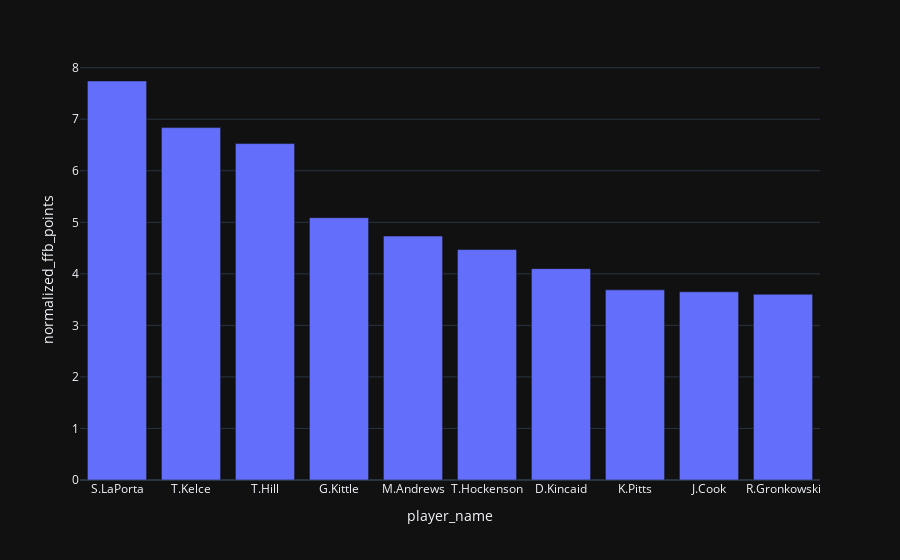

Notebook code cell kept with this figure:
### Code cell
fig = px.bar(normalize[normalize['position'] == 'TE'].sort_values(by='normalized_ffb_points', ascending=False).head(10), x='player_name', y='normalized_ffb_points')
display(fig.show())

### Figure 1 — Plotly figure (JSON) as saved in the notebook; plotly's stock layout.template omitted (floating-point values rounded to 4 significant figures)
{"data": [{"alignmentgroup": "True", "hovertemplate": "player_name=%{x}<br>normalized_ffb_points=%{y}<extra></extra>", "legendgroup": "", "marker": {"color": "#636efa", "pattern": {"shape": ""}}, "name": "", "offsetgroup": "", "orientation": "v", "showlegend": false, "textposition": "auto", "x": ["S.LaPorta", "T.Kelce", "T.Hill", "G.Kittle", "M.Andrews", "T.Hockenson", "D.Kincaid", "K.Pitts", "J.Cook", "R.Gronkowski"], "xaxis": "x", "y": [7.742, 6.837, 6.527, 5.09, 4.733, 4.471, 4.101, 3.689, 3.651, 3.604], "yaxis": "y", "type": "bar"}], "layout": {"xaxis": {"anchor": "y", "domain": [0.0, 1.0], "title": {"text": "player_name"}}, "yaxis": {"anchor": "x", "domain": [0.0, 1.0], "title": {"text": "normalized_ffb_points"}}, "legend": {"tracegroupgap": 0}, "margin": {"t": 60}, "barmode": "relative"}}
